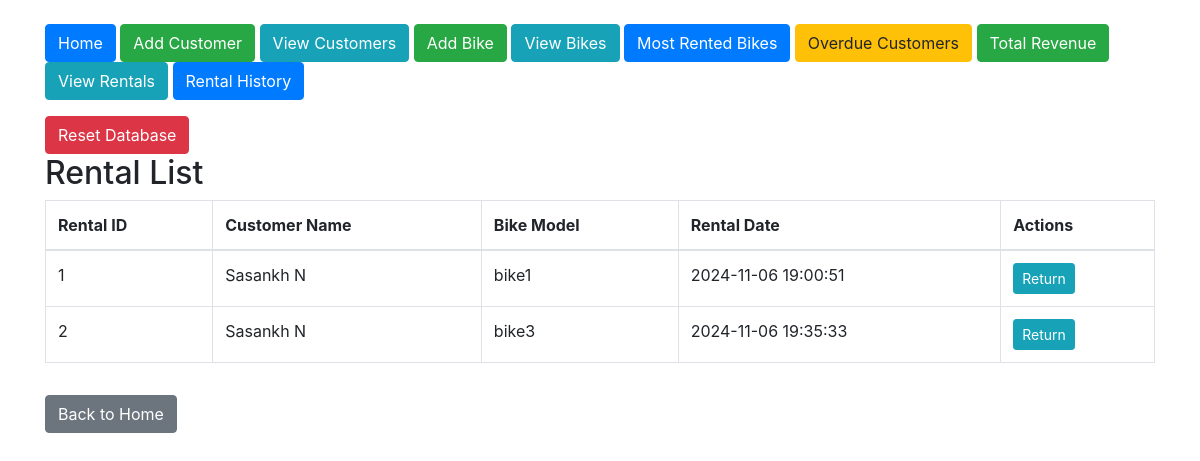
The app's page /view_rentals, older data.
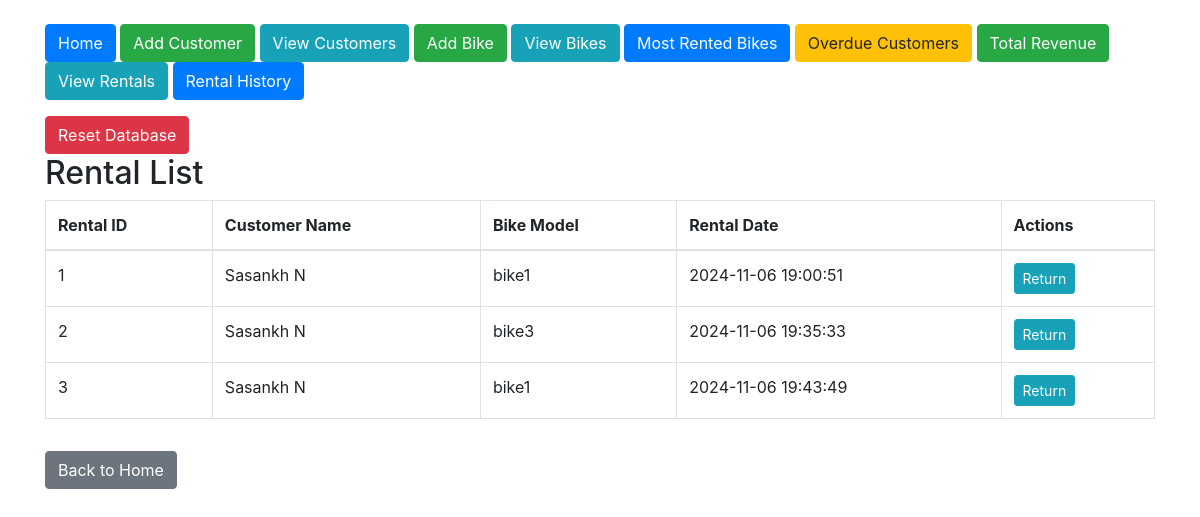
The same page, newer data.
### tables this page shows
CREATE TABLE Rentals (
        rental_id INTEGER PRIMARY KEY AUTOINCREMENT,
        customer_id INTEGER,
        bike_id INTEGER,
        rental_date TEXT NOT NULL, expected_return_date DATETIME,
        FOREIGN KEY (customer_id) REFERENCES Customers(customer_id),
        FOREIGN KEY (bike_id) REFERENCES Bikes(bike_id)
    );

CREATE TABLE Customers (
        customer_id INTEGER PRIMARY KEY AUTOINCREMENT,
        first_name TEXT NOT NULL,
        last_name TEXT NOT NULL,
        email TEXT UNIQUE NOT NULL
    );

CREATE TABLE Bikes (
        bike_id INTEGER PRIMARY KEY AUTOINCREMENT,
        model TEXT NOT NULL,
        type TEXT NOT NULL CHECK (type IN ('road', 'mountain', 'hybrid')),
        availability_status BOOLEAN DEFAULT TRUE
    , price_per_hour REAL DEFAULT 0);

### app.py (the view)
@app.route('/view_rentals')
def view_rentals():
    conn = connect_db()
    cursor = conn.cursor()
    query = '''
    SELECT Rentals.rental_id, Customers.first_name, Customers.last_name, Bikes.model, Rentals.rental_date
    FROM Rentals
    JOIN Customers ON Rentals.customer_id = Customers.customer_id
    JOIN Bikes ON Rentals.bike_id = Bikes.bike_id
    '''
    cursor.execute(query)
    rentals = cursor.fetchall()
    conn.close()
    return render_template('view_rentals.html', rentals=rentals)

### app.py (called while the page is built)
def connect_db():
    conn = sqlite3.connect('bike_rental.db')
    conn.row_factory = sqlite3.Row  # Allows accessing columns by name
    return conn

### templates/view_rentals.html
{% extends "layout.html" %}
{% block content %}
<h2>Rental List</h2>
{% if rentals %}
<table class="table table-bordered">
    <thead>
        <tr>
            <th>Rental ID</th>
            <th>Customer Name</th>
            <th>Bike Model</th>
            <th>Rental Date</th>
            <th>Actions</th>
        </tr>
    </thead>
    <tbody>
        {% for rental in rentals %}
        <tr>
            <td>{{ rental['rental_id'] }}</td>
            <td>{{ rental['first_name'] }} {{ rental['last_name'] }}</td>
            <td>{{ rental['model'] }}</td>
            <td>{{ rental['rental_date'] }}</td>
            <td>
                <a href="{{ url_for('return_bike', rental_id=rental['rental_id']) }}" class="btn btn-info btn-sm">Return</a>
            </td>
        </tr>
        {% endfor %}
    </tbody>
</table>
{% else %}
<p>No rentals found.</p>
{% endif %}
<a href="{{ url_for('index') }}" class="btn btn-secondary mt-3">Back to Home</a>
{% endblock %}

Row changes from the older to the newer data that the page shows:
added Rentals: rental_id "3", first_name "Sasankh", last_name "N", model "bike1", rental_date "2024-11-06 19:43:49"
